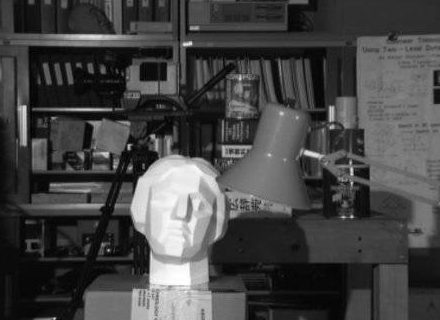
//> input picture resource/clahe.png, 440 x 320 px
$ ./1203_histogram_clahe   (built with g++ and OpenCV 4)
//> lines starting //> are read from the running program, lines starting //| are printed output that depends on the picture
// [23 lines of licence text are left out]


#include <opencv2/opencv.hpp>
#include <iostream>

int main() {
    // 이미지 읽기 (그레이스케일로)
    cv::Mat img = cv::imread("./resource/clahe.png", cv::IMREAD_GRAYSCALE);
//> img is the input picture: 320 rows x 440 cols, CV_8UC1; min 0, max 255, mean 69.2
    if (img.empty()) {
        std::cerr << "Error: Unable to load image!" << std::endl;
        return 1;
    }

    // CLAHE 생성 및 적용
    cv::Ptr<cv::CLAHE> clahe = cv::createCLAHE(2.0, cv::Size(8, 8)); // contrast limit=2.0, tile grid size=(8, 8)
    cv::Mat img2;
    clahe->apply(img, img2);
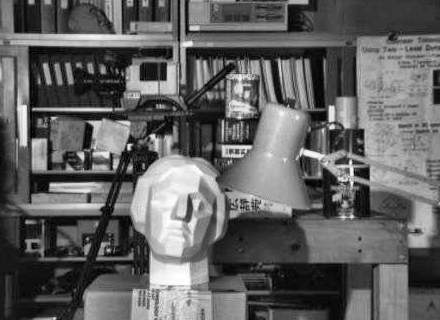
//> img2: 320 rows x 440 cols, CV_8UC1; min 0, max 255, mean 97.4

    // 이미지를 동일한 크기로 리사이즈
    cv::Mat resizedImg, resizedImg2;
    cv::resize(img, resizedImg, cv::Size(400, 400));
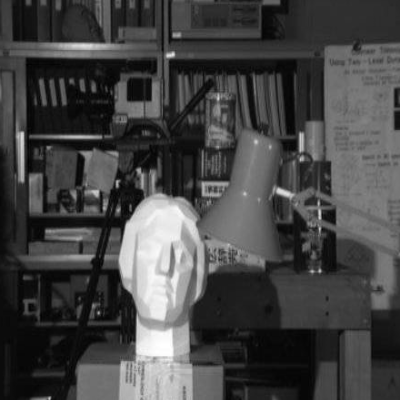
//> resizedImg: 400 rows x 400 cols, CV_8UC1; min 1, max 255, mean 69.1
    cv::resize(img2, resizedImg2, cv::Size(400, 400));
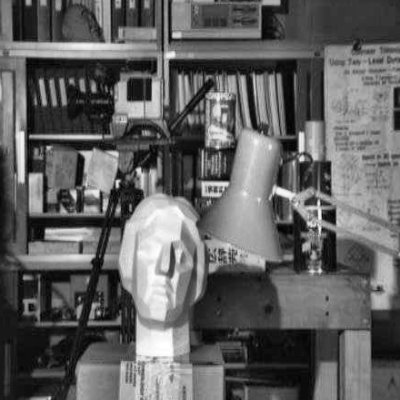
//> resizedImg2: 400 rows x 400 cols, CV_8UC1; min 1, max 255, mean 97.3

    // 두 이미지를 나란히 연결
    cv::Mat dst;
    cv::hconcat(resizedImg, resizedImg2, dst);
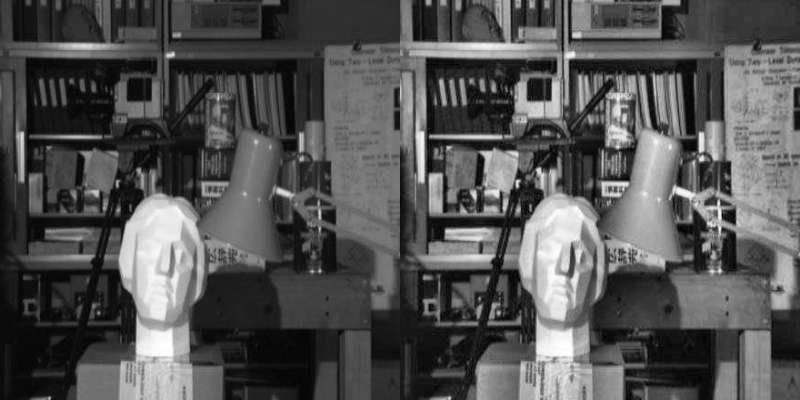
//> dst: 400 rows x 800 cols, CV_8UC1; min 1, max 255, mean 83.2

    // 결과 표시
    cv::imshow("CLAHE Comparison", dst);

    // 키 입력 대기
    cv::waitKey(0);
    cv::destroyAllWindows();

    return 0;
}

$ run again, with resource/gradient.png copied over resource/clahe.png
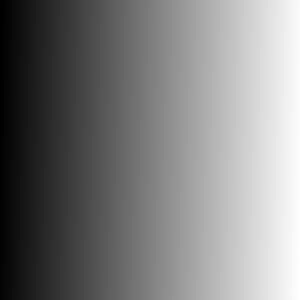
//> input picture resource/gradient.png, 300 x 300 px
//> `clahe->apply(img, img2);`:
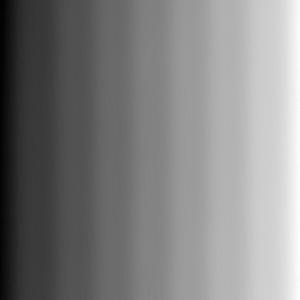
//> img2: 300 rows x 300 cols, CV_8UC1; min 2, max 255, mean 129.2
//> `cv::hconcat(resizedImg, resizedImg2, dst);`:
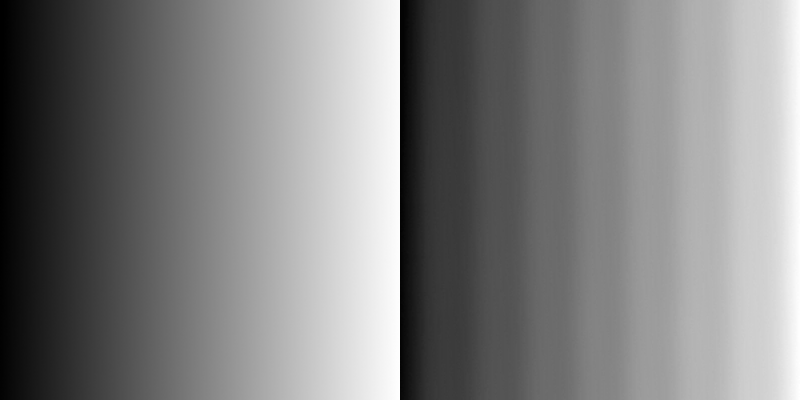
//> dst: 400 rows x 800 cols, CV_8UC1; min 0, max 255, mean 127.7

$ run again, with resource/otsu_image.png copied over resource/clahe.png
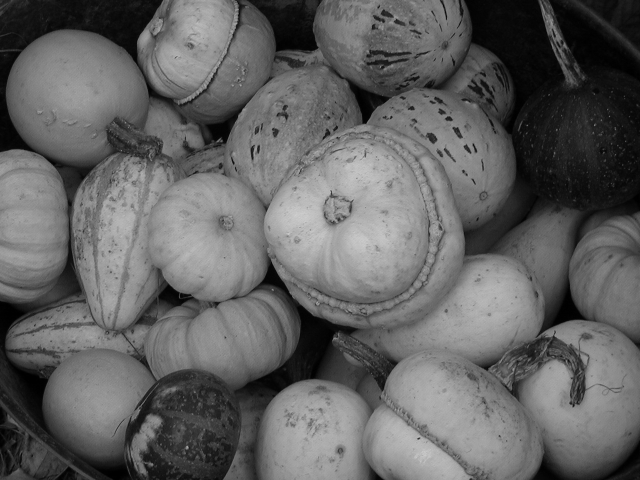
//> input picture resource/otsu_image.png, 640 x 480 px
//> img is the input picture: 480 rows x 640 cols, CV_8UC1; min 0, max 208, mean 97.8
//> `cv::resize(img2, resizedImg2, cv::Size(400, 400));`:
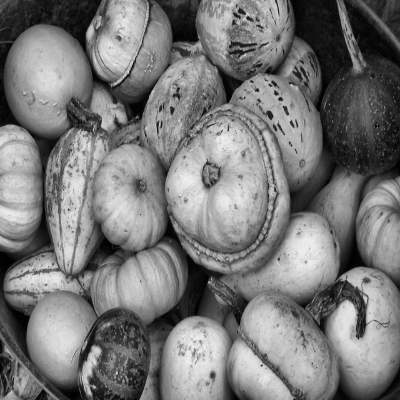
//> resizedImg2: 400 rows x 400 cols, CV_8UC1; min 1, max 240, mean 120.4
//> `cv::hconcat(resizedImg, resizedImg2, dst);`:
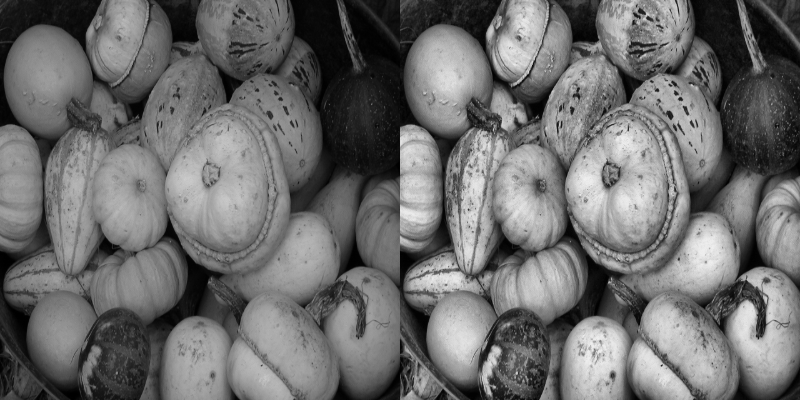
//> dst: 400 rows x 800 cols, CV_8UC1; min 0, max 240, mean 109.1
